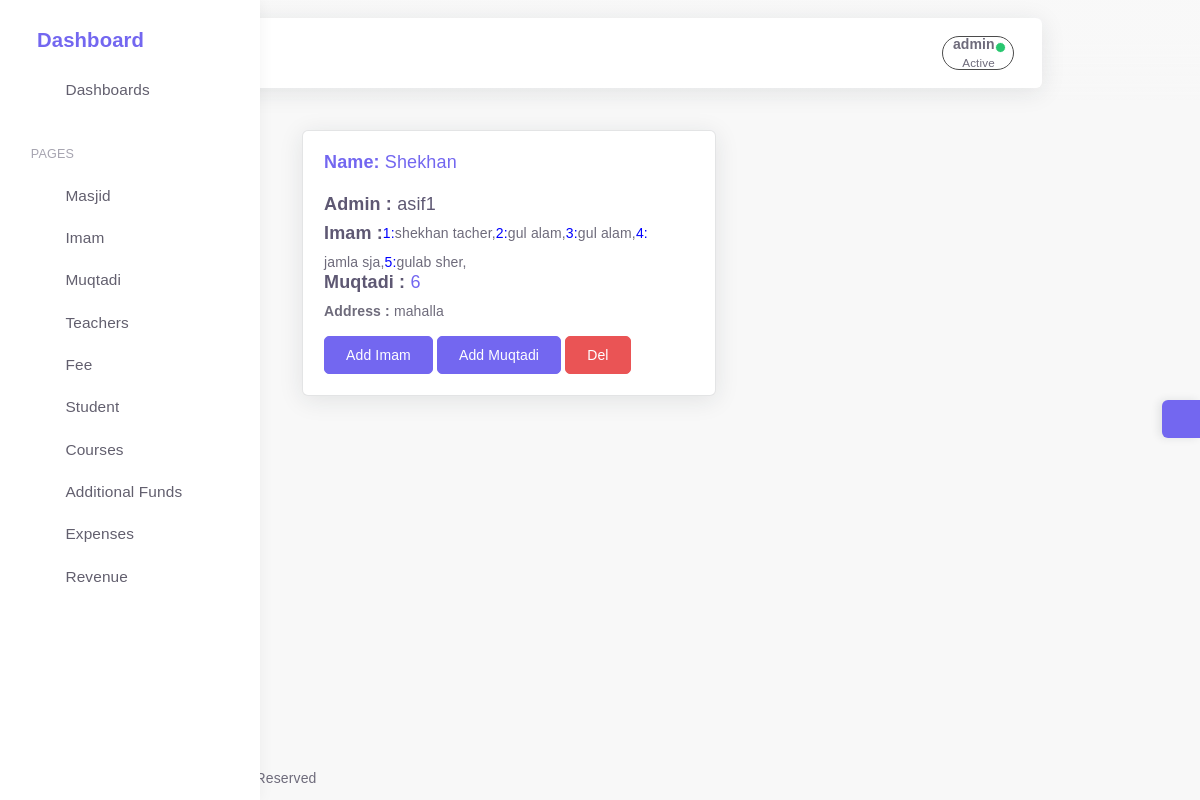
Screenshot of /educendetail/1 (signed in) with the database file from the repository.
### app/models.py (models this page shows, shortened)
class Cusmanager(models.Model):
    is_deleted=models.BooleanField(default=False)
    objects=Softdeletemanager()
    allobjects=models.Manager()
    class Meta:
        abstract=True

class Educenter(Cusmanager):
    useradmin = models.OneToOneField(Useradmin, on_delete=models.CASCADE)
    name=models.CharField(max_length=50)
    address=models.CharField(max_length=60)

class Teacher(Cusmanager):
        name=models.CharField(max_length=30)
        address=models.CharField(max_length=60,blank=True, null=True)
        is_imam=models.BooleanField(default=False)
        is_teacher=models.BooleanField(default=False)
        cnic=models.PositiveIntegerField(blank=True, null=True,validators=[validate_cnic])
        salary=models.PositiveIntegerField(validators=[validate_money])
        phone=models.IntegerField(validators=[validate_phone],help_text="Enter phone number without zero")
        courses=models.ManyToManyField('Courses' ,blank=True)
        educenter=models.ForeignKey("Educenter",on_delete=models.CASCADE)
        qualification=models.CharField(max_length=50,null=True,blank=True)
        admission_date= models.IntegerField(default=today.day, validators=[validate_date])
        adm_month= models.IntegerField(default=today.month,validators=[validate_date])
        adm_year= models.IntegerField(default=today.year, validators=[validate_year])

### app/views.py (the view)
# urls.py: path('educendetail/<pk>',Educendetail.as_view(),name="educendetail"),
class Educendetail(SuperUserRequiredMixin,DetailView):
    kwargs=id
    template_name="educenter/educendetail.html"
    model=Educenter
    context_object_name="educen"
    fields=['name','address']

### app/cusmanager.py (called while the page is built)
    def get_queryset(self):
        return super().get_queryset().filter(is_deleted=False)

### app/views.py (called while the page is built)
    @method_decorator(login_required)
    def dispatch(self, request, *args, **kwargs):
        if not request.user.is_superuser:
            messages.error(
                request,
                'Permission required to perform the '
                'requested operation.')
            return redirect(settings.LOGIN_URL)
        return super(SuperUserRequiredMixin, self).dispatch(request,
            *args, **kwargs)

### templates/educenter/educendetail.html (shortened to what this page needs)
{% extends 'base.html' %}
{% block content %}
<div class="col-sm-6">
    <div class="card ">
      <div class="card-body">
        <h5 class="card-title text-primary strong ">
         <strong>Name: </strong>  {{ educen.name|title }}
        </h5>
        <h4><strong>Admin :</strong>  {{educen.useradmin}}</h4>
          <div class="row ml-0">
          <h4>  <strong>Imam :</strong> </h4>
        {% for entry in educen.teacher_set.all %}
         <span style="color:blue">{{forloop.counter}}:</span>{{entry.name}},
          {% empty %}
          <a href="{% url 'adimamedu' educen.id%}">Add Imam</a>
          {% endfor %}
        </h4></div>
        <h4><strong>Muqtadi :</strong>
     <a href="{% url 'emplist' %} ">{{educen.muqtadi_set.count}}</a>
        </h4>
          <p class="card-text"> <strong>Address :</strong>  {{educen.address}}</p>
        <a  class="btn btn-primary" href="{% url 'adimamedu' educen.id %}" type="submit">Add Imam</a>
          <a  class="btn btn-primary" href="{% url 'create_emp' educen.id %}" type="submit">Add Muqtadi</a>
      <a  class="btn btn-danger" href="{% url 'educendelete' educen.id %}" type="submit">Del</a>
      </div>
    </div>
  </div>
{% endblock content %}

### templates/base.html (shortened to what this page needs)
{% load static %}
<html class="loading" lang="en" data-textdirection="ltr">
<head>
 <link href="https://cdn.jsdelivr.net/npm/select2@4.1.0-beta.1/dist/css/select2.min.css" rel="stylesheet" />
    <link rel="stylesheet" type="text/css" href="{% static '/app-assets/vendors/css/vendors.min.css' %}">
    <link rel="stylesheet" type="text/css" href="{% static '/app-assets/vendors/css/extensions/toastr.min.css' %}">
    <link rel="stylesheet" type="text/css " href="{% static '/app-assets/vendors/css/charts/apexcharts.css' %}">
    <link rel="stylesheet" href="https://cdn.jsdelivr.net/npm/bootstrap@4.6.0/dist/css/bootstrap.min.css">
    <link rel="stylesheet" type="text/css" href="{% static '/app-assets/css/bootstrap-extended.min.css' %}">
    <link rel="stylesheet" type="text/css" href="{% static '/app-assets/css/bootstrap.min.css' %}">
    <link rel="stylesheet" type="text/css" href="{% static '/app-assets/css/colors.min.css' %}">
    <link rel="stylesheet" type="text/css" href="{% static '/app-assets/css/components.min.css' %}">
    <link rel="stylesheet" type="text/css" href="{% static '/app-assets/css/themes/dark-layout.min.css' %}">
    <link rel="stylesheet" type="text/css" href="{% static '/app-assets/css/themes/bordered-layout.min.css' %}">
    <link rel="stylesheet" type="text/css" href="{% static '/app-assets/css/themes/semi-dark-layout.min.css' %}">
    <link rel="stylesheet" type="text/css" href="{% static '/app-assets/css/core/menu/menu-types/vertical-menu.min.css' %}">
    <link rel="stylesheet" type="text/css" href="{% static '/app-assets/css/pages/dashboard-ecommerce.min.css' %}">
    <link rel="stylesheet" type="text/css" href="{% static '/app-assets/css/plugins/charts/chart-apex.min.css' %}">
    <link rel="stylesheet" type="text/css" href="{% static '/app-assets/css/plugins/extensions/ext-component-toastr.min.css' %}">
    <link rel="stylesheet" type="text/css" href="{% static '/assets/css/style.css' %}">
</head>
<body class="vertical-layout vertical-menu-modern  navbar-floating footer-static  mainbody" data-open="click" data-menu="vertical-menu-modern" data-col="">
    <span style="display:none;">{% now "Y" as cyear %} {% now "n" as cmonth%}</span>
<nav class="header-navbar navbar navbar-expand-lg align-items-center floating-nav navbar-light navbar-shadow container-xxl">
    <div class="navbar-container d-flex content">
        <div class="bookmark-wrapper d-flex align-items-center">
            <ul class="nav navbar-nav">
                <li class="nav-item d-none d-lg-block"><a class="nav-link bookmark-star"><i class="ficon text-warning" data-feather="star"></i></a>
                </li>
            </ul>
        </div>
        <ul class="nav navbar-nav align-items-center ml-auto rounded">
            {% if request.user.is_authenticated %}
            <li class="nav-item dropdown dropdown-user border-dark"  style="padding:0px; margin:0px; border-radius:90px;"><a class=" nav-link dropdown-toggle dropdown-user-link"  href="javascript:void(0);" data-toggle="dropdown" aria-haspopup="true" aria-expanded="false">
                <div class="user-nav d-sm-flex d-none"><span class="user-name font-weight-bolder">{{request.user}}</span><span class="user-status">Active</span></div><span class="avatar"><span class="avatar-status-online"></span></span></a>
            </li>
            {% endif %}
        </ul>
    </div>
</nav>
<div class="main-menu menu-fixed menu-light menu-accordion menu-shadow" data-scroll-to-active="true">
    <div class="navbar-header">
        <ul class="nav navbar-nav flex-row">
            <li class="nav-item mr-auto"><a class="navbar-brand" href="/">
                    <h2 class="brand-text">Dashboard</h2></a></li>
            <li class="nav-item nav-toggle"><a class="nav-link modern-nav-toggle pr-0" data-toggle="collapse"><i class="d-none d-xl-block collapse-toggle-icon font-medium-4  text-primary" data-feather="disc" data-ticon="disc"></i></a></li>
        </ul>
    </div>
    <div class="main-menu-content">
        <ul class="navigation navigation-main" id="main-menu-navigation" data-menu="menu-navigation">
            <li class=" nav-item"><a class="d-flex align-items-center" href="/"><i data-feather="home"></i><span class="menu-title text-truncate" data-i18n="Dashboards">Dashboards</span></a>
            </li>
            <li class=" navigation-header  align-items-center"><span data-i18n="Apps &amp; Pages">   Pages</span><i data-feather="more-horizontal"></i>
          {% if request.user.is_superuser %}
            </li>
            <li class=" nav-item"><a class="d-flex align-items-center" href="{% url 'educenlist'%}"><i data-feather="home"></i><span class="menu-title text-truncate" data-i18n="Email">Masjid</span></a>
            </li>
          {% endif %}
            <li class=" nav-item"><a class="d-flex align-items-center" href="{% url 'imamlist'%}"><i data-feather="users"></i><span class="menu-title text-truncate" data-i18n="Chat">Imam </span></a>
            </li>
            <li class=" nav-item"><a class="d-flex align-items-center" href="{% url 'emplist'%}"><i data-feather="users"></i><span class="menu-title text-truncate" data-i18n="Todo">Muqtadi</span></a>
            </li>
            <li class=" nav-item"><a class="d-flex align-items-center" href="{% url 'teacherlist'%}"><i data-feather="users"></i><span class="menu-title text-truncate" data-i18n="Calendar">Teachers</span></a>
            </li>
            <li class=" nav-item"><a class="d-flex align-items-center" href="{% url 'paytmentmenue'%}"><i data-feather="dollar-sign"></i><span class="menu-title text-truncate" data-i18n="Kanban">Fee</span></a>
            </li>
            <li class=" nav-item"><a class="d-flex align-items-center" href="{% url 'stulist'%}"><i data-feather="users"></i><span class="menu-title text-truncate" data-i18n="Kanban">Student</span></a>
            </li>
            <li class=" nav-item"><a class="d-flex align-items-center" href="{% url 'courseslist'%}"><i data-feather="book"></i><span class="menu-title text-truncate" data-i18n="Kanban">Courses</span></a>
            </li>
            <li class=" nav-item"><a class="d-flex align-items-center" href="{% url 'sidefundlist' cmonth cyear %}"><i data-feather="briefcase"></i><span class="menu-title text-truncate" data-i18n="Kanban">Additional Funds</span></a>
            </li>
            <li class=" nav-item"><a class="d-flex align-items-center" href="{% url 'expenselist' cmonth cyear %}"><i data-feather="shopping-bag"></i><span class="menu-title text-truncate" data-i18n="Kanban">Expenses</span></a>
            </li>
            {% now "n" as current_month %}
            {% now "Y" as current_year %}
            <li class=" nav-item"><a class="d-flex align-items-center" href="{% url 'showrevenue'  current_month current_year %}"><i data-feather="pocket"></i><span class="menu-title text-truncate" data-i18n="Kanban">Revenue</span></a>
            </li>
        </ul>
    </div>
</div>
<div class="app-content content">
    <div class="content-wrapper container-xxl p-0">
        <div class="content-header row">
        </div>
        <div class="content-body">
            <section id="multiple-column-form sect" class="mainsection float-center ">
                    {% block content %}
                    {% endblock content %}
            </section>
        </div>
    </div>
</div>
<div class="customizer d-none d-md-block"><a class="customizer-toggle d-flex align-items-center justify-content-center" href="javascript:void(0);"><i class="spinner" data-feather="settings"></i></a>
</div>
<footer class="footer footer-static footer-light">
  <p class="clearfix mb-0"><span class="float-md-left d-block d-md-inline-block mt-25">COPYRIGHT  &copy; 2022<a class="ml-25" href="https://1.envato.market/pixinvent_portfolio" target="_blank">test</a><span class="d-none d-sm-inline-block">, All rights Reserved</span></span></p>
</footer>
</body>
</html>

### rows the page displays
Educenter: name "Shekhan", useradmin "asif1", muqtadi_set.count "6", address "mahalla"
Teacher: name "shekhan tacher"
Teacher: name "gul alam"
Teacher: name "gul alam"
Teacher: name "jamla sja"
Teacher: name "gulab sher"

### other values shown
{{ request.user }} "admin"
